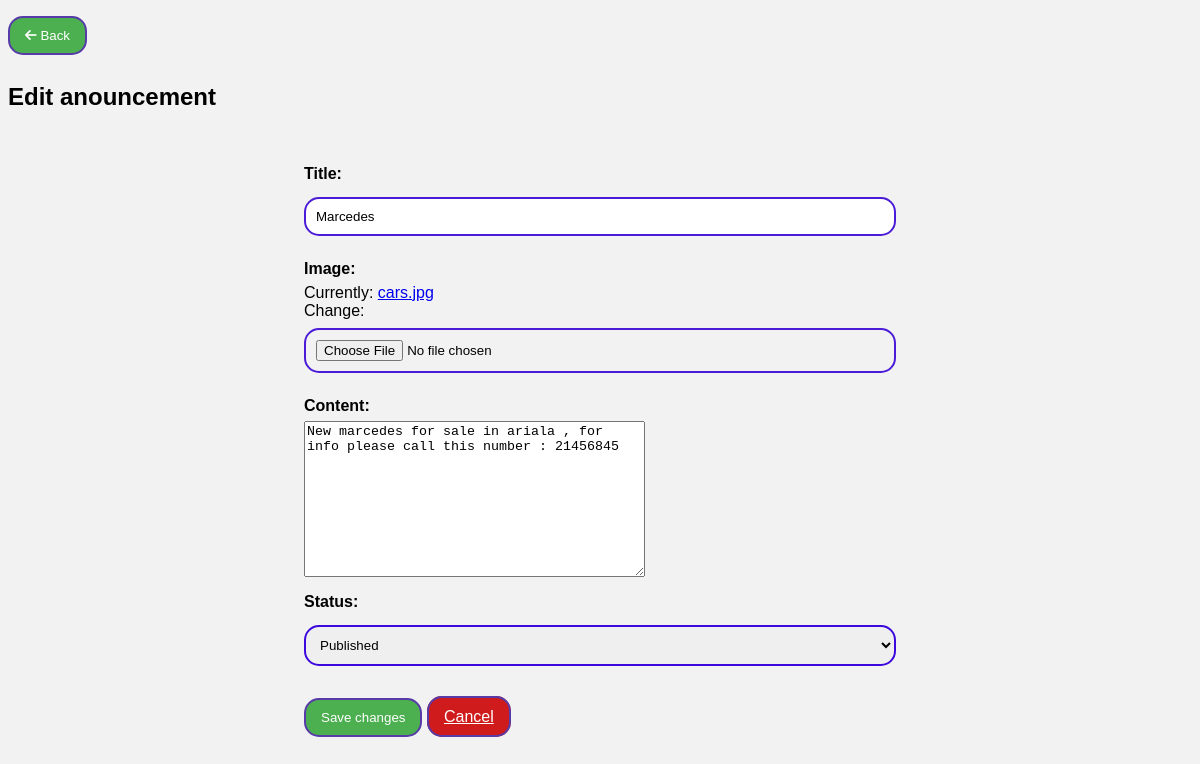
Screenshot of /anouncement/edit/7/ with the database file from the repository.
### anouncement/models.py (models this page shows, shortened)
class Announcement(models.Model):
    title = models.CharField(max_length=255)
    content = models.TextField()
    image=models.ImageField(default="https://media.istockphoto.com/id/1344512181/vector/icon-red-loudspeaker.jpg?s=612x612&w=0&k=20&c=MSi3Z2La8OYjSY-pr0bB6f33NOuUKAQ_LBUooLhLQsk=")
    category = models.ForeignKey(Category, on_delete=models.CASCADE,related_name='announcements')
    user = models.ForeignKey(User, on_delete=models.CASCADE,related_name='announcements')
    status = models.IntegerField(
        choices=AnnouncementStatus.choices,
        default=AnnouncementStatus.PUBLISHED,
    )
    slug = models.SlugField(max_length=250, unique_for_date="created_at",default="houssam")
    created_at = models.DateTimeField(auto_now_add=True)
    updated_at = models.DateTimeField(auto_now=True)
    class PublishedAnouncementManager(models.Manager):
        def get_queryset(self):
            return super().get_queryset().filter(status=AnnouncementStatus.PUBLISHED, user__is_active=1)
    objects=models.Manager()
    published=PublishedAnouncementManager()
    class Meta:
        ordering = ['-created_at']
        indexes = [ models.Index(fields=['-created_at']),]

### anouncement/views.py (the view)
# urls.py: path('edit/<int:pk>/', views.edit_announcement, name='edit_anouncement'),
def edit_announcement(request, pk):
    announcement = get_object_or_404(Announcement, pk=pk)
    if request.method == 'POST':
        form = UpdateAnnouncementForm(request.POST, instance=announcement)
        if form.is_valid():
            form.save()
            return redirect('anouncement:my_anouncement')
    else:
        form = UpdateAnnouncementForm(instance=announcement)
    return render(request, 'anouncement/edit_anouncement.html', {'form': form, 'announcement': announcement})

### anouncement/forms.py
class UpdateAnnouncementForm(forms.ModelForm):
    class Meta:
        model = Announcement
        fields = ['title', 'image', 'content', 'status']
    def __init__(self, *args, **kwargs):
        super().__init__(*args, **kwargs)
        self.fields['status'].choices = AnnouncementStatus.choices

### anouncement/templates/anouncement/edit_anouncement.html (shortened to what this page needs)
{% load static %}
<html>
  <head>
    <link rel="stylesheet" type="text/css" href="{% static 'css/editcss.css' %}">
    <link rel="stylesheet" href="https://cdnjs.cloudflare.com/ajax/libs/font-awesome/6.0.0/css/all.min.css">
    <link rel="stylesheet" href="https://cdnjs.cloudflare.com/ajax/libs/font-awesome/6.0.0/css/all.min.css">
  </head>
  <body>
    <div id ="content">
      {% block content %}
      <button class="submit-button" onclick="history.back();"><i class="fas fa-arrow-left"></i> Back</button>
      <h2>Edit anouncement</h2>
      <br>
      <form style="width: 50%; margin: auto;" method="post" enctype="multipart/form-data" action="{% url 'announcement:edit_anouncement' announcement.id %}">
        {{ form.as_p }}
        <button type="submit" class="submit-button">Save changes</button>
        <a href="{% url 'announcement:my_anouncement' %}" class="cancel-link">Cancel</a>
      </form>
    {% endblock %}
    </div>
  </body>
  </html>

### anouncement/static/css/editcss.css (style rules this page uses)
label { display: block; margin-bottom: 6px; font-weight: bold; }
select { border: 2px solid #3d08de; border-radius: 15px; width: 100%; padding: 10px; margin: 8px 0; box-sizing: border-box; }
body { background-color: #f2f2f2; font-family: 'Arial', sans-serif; }
input[type="text"], input[type="file"],input[type="select"] + label { border: 2px solid #4b1cd7; border-radius: 15px; width: 100%; padding: 10px; margin: 8px 0; box-sizing: border-box; }
.submit-button { border: 2px solid #573ba8; border-radius: 15px; background-color: #4CAF50; color: white; padding: 10px 15px; margin: 8px 0; cursor: pointer; }
.cancel-link { border: 2px solid #573ba8; border-radius: 15px; background-color: #cf1b1b; color: white; padding: 10px 15px; margin: 8px 0; cursor: pointer; }

### rows the page displays
Announcement: title "Marcedes", content "New marcedes for sale in ariala , for info please call this number : 21456845", status "Published"
